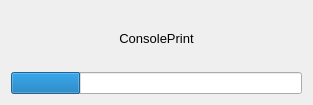
<?xml version="1.0" encoding="UTF-8"?>
<ui version="4.0">
 <class>progressBarDialog</class>
 <widget class="QDialog" name="progressBarDialog">
  <property name="geometry">
   <rect>
    <x>0</x>
    <y>0</y>
    <width>313</width>
    <height>105</height>
   </rect>
  </property>
  <property name="sizePolicy">
   <sizepolicy hsizetype="Maximum" vsizetype="Maximum">
    <horstretch>0</horstretch>
    <verstretch>0</verstretch>
   </sizepolicy>
  </property>
  <property name="cursor">
   <cursorShape>WaitCursor</cursorShape>
  </property>
  <property name="contextMenuPolicy">
   <enum>Qt::ContextMenuPolicy::DefaultContextMenu</enum>
  </property>
  <property name="windowTitle">
   <string>Please wait</string>
  </property>
  <property name="modal">
   <bool>false</bool>
  </property>
  <layout class="QVBoxLayout" name="verticalLayout">
   <item>
    <widget class="QLabel" name="loadingConsole">
     <property name="font">
      <font>
       <pointsize>10</pointsize>
       <bold>false</bold>
      </font>
     </property>
     <property name="text">
      <string>ConsolePrint</string>
     </property>
     <property name="textFormat">
      <enum>Qt::TextFormat::AutoText</enum>
     </property>
     <property name="alignment">
      <set>Qt::AlignmentFlag::AlignCenter</set>
     </property>
    </widget>
   </item>
   <item>
    <widget class="QProgressBar" name="progressBar">
     <property name="enabled">
      <bool>true</bool>
     </property>
     <property name="sizePolicy">
      <sizepolicy hsizetype="Expanding" vsizetype="Fixed">
       <horstretch>0</horstretch>
       <verstretch>0</verstretch>
      </sizepolicy>
     </property>
     <property name="layoutDirection">
      <enum>Qt::LayoutDirection::LeftToRight</enum>
     </property>
     <property name="value">
      <number>24</number>
     </property>
     <property name="alignment">
      <set>Qt::AlignmentFlag::AlignCenter</set>
     </property>
     <property name="textVisible">
      <bool>false</bool>
     </property>
    </widget>
   </item>
  </layout>
 </widget>
 <resources/>
 <connections/>
</ui>
